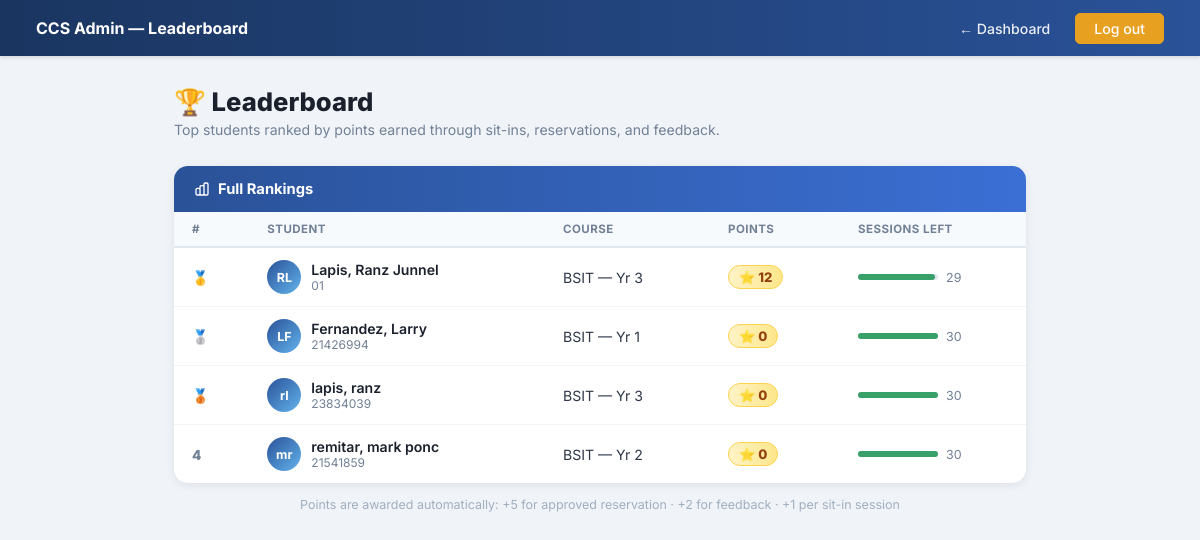
The app's page /admin/leaderboard (signed in), older data.
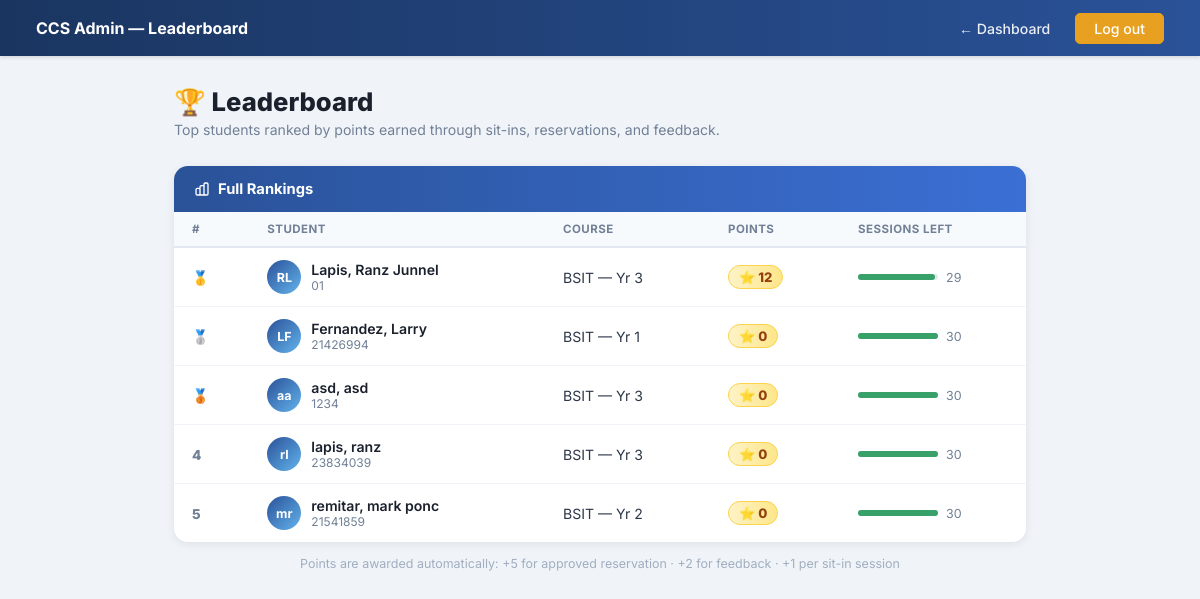
The same page, newer data.
### tables this page shows
CREATE TABLE students (
            id             INTEGER PRIMARY KEY AUTOINCREMENT,
            idno           VARCHAR(20)  UNIQUE NOT NULL,
            lastname       VARCHAR(50)  NOT NULL,
            firstname      VARCHAR(50)  NOT NULL,
            middlename     VARCHAR(50),
            course         VARCHAR(20)  NOT NULL,
            level          VARCHAR(5)   NOT NULL,
            email          VARCHAR(100) UNIQUE NOT NULL,
            address        TEXT,
            password       VARCHAR(255) NOT NULL,
            image_filename VARCHAR(255),
            remaining_session INTEGER DEFAULT 30,
            created_at     TIMESTAMP DEFAULT CURRENT_TIMESTAMP
        , profile_image TEXT, points INTEGER DEFAULT 0);

### app.py (the view)
@app.route('/admin/leaderboard')
def admin_leaderboard():
    r = admin_required()
    if r: return r
    leaderboard = get_leaderboard()
    return render_template('leaderboard.html', leaderboard=leaderboard)

### app.py (called while the page is built)
def is_logged_in():
    return 'student_id' in session

def is_admin():
    return session.get('role') == 'admin'

def admin_required():
    if not is_logged_in() or not is_admin():
        flash('Admin access required.', 'error')
        return redirect(url_for('login'))

### dbhelper.py (called while the page is built)
def connect():
    base_path = os.path.dirname(os.path.abspath(__file__))
    db_path   = os.path.join(base_path, "sysarch.db")
    conn      = sqlite3.connect(db_path)
    conn.row_factory = sqlite3.Row
    return conn

def get_leaderboard():
    conn = connect()
    cur  = conn.cursor()
    cur.execute('''
        SELECT idno, firstname, lastname, course, level, points,
               remaining_session
        FROM students
        ORDER BY points DESC, lastname ASC
        LIMIT 20
    ''')
    rows = cur.fetchall()
    conn.close()
    return rows

### templates/leaderboard.html (shortened to what this page needs)
<!DOCTYPE html>
<html lang="en">
<head>
</head>
<body>
{% from 'macros.html' import admin_nav %}
<nav class="navbar">
  <span class="navbar-brand">
    {% if session.get('role') == 'admin' %}CCS Admin — Leaderboard
    {% else %}CCS Sit-in — Leaderboard{% endif %}
  </span>
  <div class="navbar-links">
    <a href="{{ url_for('dashboard') }}" class="nav-btn">← Dashboard</a>
    <a href="{{ url_for('logout') }}" class="nav-btn logout">Log out</a>
  </div>
</nav>
<div class="page-wrap">
  <div class="page-title">🏆 Leaderboard</div>
  <div class="page-sub">Top students ranked by points earned through sit-ins, reservations, and feedback.</div>
  <div class="card">
    <div class="card-header">
      Full Rankings
    </div>
    {% if leaderboard %}
    <table class="lb-table">
      <thead>
        <tr>
          <th>#</th>
          <th>Student</th>
          <th>Course</th>
          <th>Points</th>
          <th>Sessions Left</th>
        </tr>
      </thead>
      <tbody>
        {% for s in leaderboard %}
        {% set is_me = (session.get('role') == 'student' and session.get('student_id') == s.idno) %}
        <tr {% if is_me %}class="me"{% endif %}>
          <td>
            <span class="rank-num {% if loop.index==1 %}top1{% elif loop.index==2 %}top2{% elif loop.index==3 %}top3{% endif %}">
              {% if loop.index == 1 %}🥇
              {% elif loop.index == 2 %}🥈
              {% elif loop.index == 3 %}🥉
              {% else %}{{ loop.index }}{% endif %}
            </span>
          </td>
          <td>
            <div class="student-name-cell">
              <div class="mini-avatar">
                {% if s.profile_image %}
                  <img src="{{ url_for('static', filename='uploads/' + s.profile_image) }}" alt=""/>
                {% else %}
                  {{ s.firstname[0] }}{{ s.lastname[0] }}
                {% endif %}
              </div>
              <div>
                <div class="student-full-name">
                  {{ s.lastname }}, {{ s.firstname }}
                </div>
                <div class="student-course">{{ s.idno }}</div>
              </div>
            </div>
          </td>
          <td>{{ s.course }} — Yr {{ s.level }}</td>
          <td><span class="pts-badge">⭐ {{ s.points }}</span></td>
          <td>
            <div class="sessions-bar-wrap">
              {% set pct = (s.remaining_session / 30 * 100)|int %}
              <div class="sessions-bar-bg">
                <div class="sessions-bar-fill" style="width:{{ pct }}%; background:{% if pct > 50 %}#38a169{% elif pct > 20 %}#d69e2e{% else %}#e53e3e{% endif %};"></div>
              </div>
              <span style="font-size:0.78rem;color:#718096;">{{ s.remaining_session }}</span>
            </div>
          </td>
        </tr>
        {% endfor %}
      </tbody>
    </table>
    {% else %}
      <div class="empty">No students yet. Points are awarded for sit-ins, approved reservations, and feedback.</div>
    {% endif %}
  </div>
  <div style="margin-top:14px;font-size:0.78rem;color:#a0aec0;text-align:center;">
    Points are awarded automatically: +5 for approved reservation · +2 for feedback · +1 per sit-in session
  </div>
</div>
</body>
</html>

Row changes from the older to the newer data that the page shows:
added students: firstname "a", lastname "a", lastname "asd", firstname "asd", idno "1234", course "BSIT", level "3", points "0", {{ pct }} 100 (drawn), remaining_session "30"
shown differently, row unchanged: students "lapis": no longer shows "🥉"
